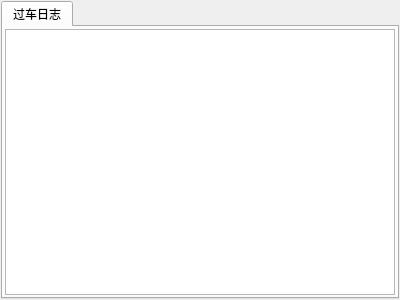
<?xml version="1.0" encoding="UTF-8"?>
<ui version="4.0">
 <class>FormLog</class>
 <widget class="QWidget" name="FormLog">
  <property name="geometry">
   <rect>
    <x>0</x>
    <y>0</y>
    <width>400</width>
    <height>300</height>
   </rect>
  </property>
  <property name="windowTitle">
   <string>Form</string>
  </property>
  <layout class="QGridLayout" name="gridLayout_3">
   <property name="margin">
    <number>1</number>
   </property>
   <property name="spacing">
    <number>1</number>
   </property>
   <item row="0" column="0">
    <widget class="QTabWidget" name="tabWidget">
     <property name="currentIndex">
      <number>0</number>
     </property>
     <widget class="QWidget" name="tab">
      <attribute name="title">
       <string>过车日志</string>
      </attribute>
      <layout class="QVBoxLayout" name="verticalLayout">
       <property name="spacing">
        <number>2</number>
       </property>
       <property name="margin">
        <number>2</number>
       </property>
       <item>
        <widget class="QListWidget" name="listWidget"/>
       </item>
      </layout>
     </widget>
    </widget>
   </item>
  </layout>
 </widget>
 <resources/>
 <connections/>
</ui>
